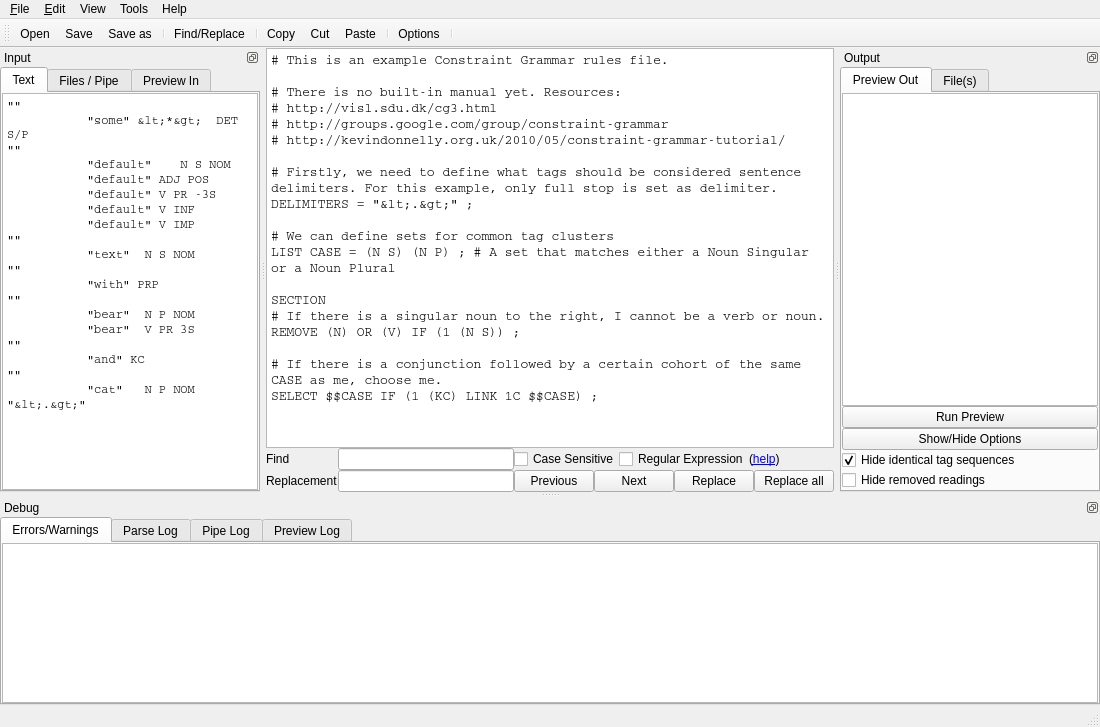
<?xml version="1.0" encoding="UTF-8"?>
<ui version="4.0">
 <class>GrammarEditor</class>
 <widget class="QMainWindow" name="GrammarEditor">
  <property name="geometry">
   <rect>
    <x>0</x>
    <y>0</y>
    <width>1100</width>
    <height>727</height>
   </rect>
  </property>
  <widget class="QWidget" name="centralWidget">
   <layout class="QVBoxLayout" name="verticalLayout_11">
    <item>
     <widget class="QPlainTextEdit" name="editGrammar">
      <property name="minimumSize">
       <size>
        <width>400</width>
        <height>400</height>
       </size>
      </property>
      <property name="font">
       <font>
        <family>Courier</family>
        <pointsize>10</pointsize>
       </font>
      </property>
      <property name="plainText">
       <string># This is an example Constraint Grammar rules file.

# There is no built-in manual yet. Resources:
# http://visl.sdu.dk/cg3.html
# http://groups.google.com/group/constraint-grammar
# http://kevindonnelly.org.uk/2010/05/constraint-grammar-tutorial/

# Firstly, we need to define what tags should be considered sentence delimiters. For this example, only full stop is set as delimiter.
DELIMITERS = &quot;&lt;.&gt;&quot; ;

# We can define sets for common tag clusters
LIST CASE = (N S) (N P) ; # A set that matches either a Noun Singular or a Noun Plural

SECTION
# If there is a singular noun to the right, I cannot be a verb or noun.
REMOVE (N) OR (V) IF (1 (N S)) ;

# If there is a conjunction followed by a certain cohort of the same CASE as me, choose me.
SELECT $$CASE IF (1 (KC) LINK 1C $$CASE) ;
</string>
      </property>
     </widget>
    </item>
    <item>
     <widget class="QFrame" name="frameFindReplace">
      <layout class="QGridLayout" name="gridLayout_2">
       <item row="0" column="0">
        <widget class="QLabel" name="label_6">
         <property name="text">
          <string>Find</string>
         </property>
        </widget>
       </item>
       <item row="0" column="1">
        <widget class="QLineEdit" name="editFind"/>
       </item>
       <item row="1" column="0">
        <widget class="QLabel" name="label_7">
         <property name="text">
          <string>Replacement</string>
         </property>
        </widget>
       </item>
       <item row="1" column="1">
        <widget class="QLineEdit" name="editReplace"/>
       </item>
       <item row="0" column="2">
        <layout class="QHBoxLayout" name="horizontalLayout_4">
         <item>
          <widget class="QCheckBox" name="optFindCase">
           <property name="text">
            <string>Case Sensitive</string>
           </property>
          </widget>
         </item>
         <item>
          <widget class="QCheckBox" name="optFindRegex">
           <property name="text">
            <string>Regular Expression</string>
           </property>
          </widget>
         </item>
         <item>
          <widget class="QLabel" name="label_8">
           <property name="text">
            <string> (&lt;a href=&quot;http://qt-project.org/doc/qt-5.0/qtcore/qregexp.html#introduction&quot;&gt;help&lt;/a&gt;)</string>
           </property>
           <property name="openExternalLinks">
            <bool>true</bool>
           </property>
          </widget>
         </item>
        </layout>
       </item>
       <item row="1" column="2">
        <layout class="QHBoxLayout" name="horizontalLayout">
         <item>
          <widget class="QPushButton" name="btnFindPrev">
           <property name="text">
            <string>Previous</string>
           </property>
          </widget>
         </item>
         <item>
          <widget class="QPushButton" name="btnFindNext">
           <property name="text">
            <string>Next</string>
           </property>
          </widget>
         </item>
         <item>
          <widget class="QPushButton" name="btnReplaceOnce">
           <property name="text">
            <string>Replace</string>
           </property>
          </widget>
         </item>
         <item>
          <widget class="QPushButton" name="btnReplaceAll">
           <property name="text">
            <string>Replace all</string>
           </property>
          </widget>
         </item>
        </layout>
       </item>
      </layout>
     </widget>
    </item>
   </layout>
  </widget>
  <widget class="QMenuBar" name="menuBar">
   <property name="geometry">
    <rect>
     <x>0</x>
     <y>0</y>
     <width>1100</width>
     <height>21</height>
    </rect>
   </property>
   <widget class="QMenu" name="menuFile">
    <property name="title">
     <string>&amp;File</string>
    </property>
    <addaction name="actNew"/>
    <addaction name="actOpen"/>
    <addaction name="actSave"/>
    <addaction name="actSaveas"/>
    <addaction name="actClose"/>
    <addaction name="separator"/>
    <addaction name="actExit"/>
   </widget>
   <widget class="QMenu" name="menuEdit">
    <property name="title">
     <string>&amp;Edit</string>
    </property>
    <widget class="QMenu" name="menuFind_Replace">
     <property name="title">
      <string>Find/Replace ...</string>
     </property>
     <addaction name="actFindReplace"/>
     <addaction name="actFindNext"/>
     <addaction name="actFindPrev"/>
     <addaction name="actReplaceOnce"/>
     <addaction name="actReplaceAll"/>
     <addaction name="actFindHide"/>
    </widget>
    <addaction name="actUndo"/>
    <addaction name="actRedo"/>
    <addaction name="separator"/>
    <addaction name="actCopy"/>
    <addaction name="actCut"/>
    <addaction name="actPaste"/>
    <addaction name="separator"/>
    <addaction name="actSelectAll"/>
    <addaction name="separator"/>
    <addaction name="menuFind_Replace"/>
    <addaction name="actGotoLine"/>
   </widget>
   <widget class="QMenu" name="menuView">
    <property name="title">
     <string>View</string>
    </property>
    <addaction name="actWrapGrammar"/>
    <addaction name="actWrapIO"/>
    <addaction name="separator"/>
    <addaction name="actRestoreDocks"/>
    <addaction name="separator"/>
    <addaction name="actZoomIn"/>
    <addaction name="actZoomOut"/>
   </widget>
   <widget class="QMenu" name="menuTools">
    <property name="title">
     <string>Tools</string>
    </property>
    <addaction name="actOptions"/>
   </widget>
   <widget class="QMenu" name="menuHelp">
    <property name="title">
     <string>Help</string>
    </property>
    <addaction name="actHelp"/>
    <addaction name="actAbout"/>
   </widget>
   <addaction name="menuFile"/>
   <addaction name="menuEdit"/>
   <addaction name="menuView"/>
   <addaction name="menuTools"/>
   <addaction name="menuHelp"/>
  </widget>
  <widget class="QToolBar" name="mainToolBar">
   <attribute name="toolBarArea">
    <enum>TopToolBarArea</enum>
   </attribute>
   <attribute name="toolBarBreak">
    <bool>false</bool>
   </attribute>
   <addaction name="actOpen"/>
   <addaction name="actSave"/>
   <addaction name="actSaveas"/>
   <addaction name="separator"/>
   <addaction name="actFindReplace"/>
   <addaction name="separator"/>
   <addaction name="actCopy"/>
   <addaction name="actCut"/>
   <addaction name="actPaste"/>
   <addaction name="separator"/>
   <addaction name="actOptions"/>
   <addaction name="separator"/>
  </widget>
  <widget class="QStatusBar" name="statusGrammar"/>
  <widget class="QDockWidget" name="dockInput">
   <property name="features">
    <set>QDockWidget::DockWidgetFloatable|QDockWidget::DockWidgetMovable</set>
   </property>
   <property name="windowTitle">
    <string>Input</string>
   </property>
   <attribute name="dockWidgetArea">
    <number>1</number>
   </attribute>
   <widget class="QTabWidget" name="tabWidget_2">
    <property name="currentIndex">
     <number>0</number>
    </property>
    <widget class="QWidget" name="tabInputText">
     <attribute name="title">
      <string>Text</string>
     </attribute>
     <layout class="QVBoxLayout" name="verticalLayout_5">
      <item>
       <widget class="QPlainTextEdit" name="editStdin">
        <property name="font">
         <font>
          <family>Courier</family>
          <pointsize>9</pointsize>
         </font>
        </property>
        <property name="plainText">
         <string>&quot;&lt;some&gt;&quot;
&#9;&quot;some&quot; &lt;*&gt; &lt;quant&gt; DET S/P
&quot;&lt;default&gt;&quot;
&#9;&quot;default&quot; &lt;act&gt; &lt;event&gt; &lt;f-q&gt; N S NOM
&#9;&quot;default&quot; ADJ POS
&#9;&quot;default&quot; V PR -3S
&#9;&quot;default&quot; V INF
&#9;&quot;default&quot; V IMP
&quot;&lt;text&gt;&quot;
&#9;&quot;text&quot; &lt;sem-r&gt; N S NOM
&quot;&lt;with&gt;&quot;
&#9;&quot;with&quot; PRP
&quot;&lt;bears&gt;&quot;
&#9;&quot;bear&quot; &lt;Azo&gt; N P NOM
&#9;&quot;bear&quot; &lt;v.contact&gt; V PR 3S
&quot;&lt;and&gt;&quot;
&#9;&quot;and&quot; KC
&quot;&lt;cats&gt;&quot;
&#9;&quot;cat&quot; &lt;Azo&gt; &lt;Adom&gt; N P NOM
&quot;&lt;.&gt;&quot;
</string>
        </property>
       </widget>
      </item>
     </layout>
    </widget>
    <widget class="QWidget" name="tabInputFiles">
     <attribute name="title">
      <string>Files / Pipe</string>
     </attribute>
     <layout class="QVBoxLayout" name="verticalLayout">
      <item>
       <widget class="QPlainTextEdit" name="editInputFiles">
        <property name="font">
         <font>
          <family>Courier</family>
          <pointsize>9</pointsize>
         </font>
        </property>
        <property name="plainText">
         <string># One file per line.
# Use absolute paths.
</string>
        </property>
       </widget>
      </item>
      <item>
       <widget class="QPushButton" name="btnFileInAdd">
        <property name="text">
         <string>Add File</string>
        </property>
       </widget>
      </item>
      <item>
       <widget class="QPlainTextEdit" name="editInputPipe">
        <property name="font">
         <font>
          <family>Courier</family>
          <pointsize>9</pointsize>
         </font>
        </property>
        <property name="plainText">
         <string># Enter the path to either a single program or a whole chain separated with | that the input text or files can be sent through - or just have the chain provide input some other way.
# A line break will be treated as a |
# Only a single process is created, through which all text and files are sent sequentially.
# On Linux and OS X, this is started via /bin/sh -c
# On Windows this is started via cmd.exe /D /Q /C
{AUTO-CG-CONV}
</string>
        </property>
       </widget>
      </item>
      <item>
       <widget class="QPushButton" name="btnPipeFind">
        <property name="text">
         <string>Add Program</string>
        </property>
       </widget>
      </item>
     </layout>
    </widget>
    <widget class="QWidget" name="tabInputPreview">
     <attribute name="title">
      <string>Preview In</string>
     </attribute>
     <layout class="QVBoxLayout" name="verticalLayout_10">
      <item>
       <widget class="QPlainTextEdit" name="editStdinPreview">
        <property name="font">
         <font>
          <family>Courier</family>
          <pointsize>9</pointsize>
         </font>
        </property>
        <property name="readOnly">
         <bool>true</bool>
        </property>
       </widget>
      </item>
      <item>
       <widget class="QPushButton" name="btnRunPreviewIn">
        <property name="text">
         <string>Refresh Input</string>
        </property>
       </widget>
      </item>
     </layout>
    </widget>
   </widget>
  </widget>
  <widget class="QDockWidget" name="dockOutput">
   <property name="features">
    <set>QDockWidget::DockWidgetFloatable|QDockWidget::DockWidgetMovable</set>
   </property>
   <property name="windowTitle">
    <string>Output</string>
   </property>
   <attribute name="dockWidgetArea">
    <number>2</number>
   </attribute>
   <widget class="QTabWidget" name="tabWidget">
    <property name="currentIndex">
     <number>0</number>
    </property>
    <widget class="QWidget" name="tabOutputPreview">
     <attribute name="title">
      <string>Preview Out</string>
     </attribute>
     <layout class="QVBoxLayout" name="verticalLayout_6">
      <item>
       <widget class="QPlainTextEdit" name="editStdout">
        <property name="font">
         <font>
          <family>Courier</family>
          <pointsize>9</pointsize>
         </font>
        </property>
        <property name="readOnly">
         <bool>true</bool>
        </property>
       </widget>
      </item>
      <item>
       <widget class="QPushButton" name="btnRunPreviewOut">
        <property name="text">
         <string>Run Preview</string>
        </property>
       </widget>
      </item>
      <item>
       <widget class="QPushButton" name="btnOutputOptions">
        <property name="text">
         <string>Show/Hide Options</string>
        </property>
       </widget>
      </item>
      <item>
       <widget class="QFrame" name="frameOutputOptions">
        <layout class="QVBoxLayout" name="verticalLayout_15">
        <item>
         <widget class="QCheckBox" name="optHideTags">
          <property name="text">
           <string>Hide identical tag sequences</string>
          </property>
          <property name="checked">
           <bool>true</bool>
          </property>
         </widget>
        </item>
        <item>
         <widget class="QCheckBox" name="optHideRemoved">
          <property name="text">
           <string>Hide removed readings</string>
          </property>
         </widget>
        </item>
        </layout>
       </widget>
      </item>
     </layout>
    </widget>
    <widget class="QWidget" name="tabOutputFiles">
     <attribute name="title">
      <string>File(s)</string>
     </attribute>
     <layout class="QVBoxLayout" name="verticalLayout_13">
      <item>
       <spacer name="verticalSpacer_3">
        <property name="orientation">
         <enum>Qt::Vertical</enum>
        </property>
        <property name="sizeHint" stdset="0">
         <size>
          <width>20</width>
          <height>40</height>
         </size>
        </property>
       </spacer>
      </item>
      <item>
       <widget class="QLineEdit" name="editOutputPath"/>
      </item>
      <item>
       <widget class="QPushButton" name="btnOutputFind">
        <property name="text">
         <string>Select Output File</string>
        </property>
       </widget>
      </item>
      <item>
       <widget class="QCheckBox" name="optOutputSplit">
        <property name="text">
         <string>One output file per input file</string>
        </property>
       </widget>
      </item>
      <item>
       <widget class="QLabel" name="label_10">
        <property name="text">
         <string>&lt;i&gt;Enabling this will create multiple files in the folder above, using the given file as suffix. (&lt;a href=&quot;http://visl.sdu.dk/cg3/chunked/streamcmds.html#cmd-flush&quot;&gt;requires flush&lt;/a&gt;)&lt;/i&gt;</string>
        </property>
        <property name="wordWrap">
         <bool>true</bool>
        </property>
        <property name="openExternalLinks">
         <bool>true</bool>
        </property>
       </widget>
      </item>
      <item>
       <spacer name="verticalSpacer_2">
        <property name="orientation">
         <enum>Qt::Vertical</enum>
        </property>
        <property name="sizeHint" stdset="0">
         <size>
          <width>20</width>
          <height>40</height>
         </size>
        </property>
       </spacer>
      </item>
      <item>
       <layout class="QHBoxLayout" name="horizontalLayout_5">
        <item>
         <widget class="QCheckBox" name="optPipeText">
          <property name="text">
           <string>Pipe text via ...</string>
          </property>
         </widget>
        </item>
        <item>
         <widget class="QCheckBox" name="optPipeFiles">
          <property name="text">
           <string>Pipe files via ...</string>
          </property>
         </widget>
        </item>
       </layout>
      </item>
      <item>
       <widget class="QPushButton" name="btnRunProcess">
        <property name="text">
         <string>Process All Input</string>
        </property>
       </widget>
      </item>
      <item>
       <spacer name="verticalSpacer">
        <property name="orientation">
         <enum>Qt::Vertical</enum>
        </property>
        <property name="sizeHint" stdset="0">
         <size>
          <width>20</width>
          <height>40</height>
         </size>
        </property>
       </spacer>
      </item>
     </layout>
    </widget>
   </widget>
  </widget>
  <widget class="QDockWidget" name="dockDebug">
   <property name="features">
    <set>QDockWidget::DockWidgetFloatable|QDockWidget::DockWidgetMovable</set>
   </property>
   <property name="windowTitle">
    <string>Debug</string>
   </property>
   <attribute name="dockWidgetArea">
    <number>8</number>
   </attribute>
   <widget class="QTabWidget" name="tabWidget_3">
    <property name="currentIndex">
     <number>0</number>
    </property>
    <widget class="QWidget" name="tabDebugList">
     <attribute name="title">
      <string>Errors/Warnings</string>
     </attribute>
     <layout class="QVBoxLayout" name="verticalLayout_7">
      <item>
       <widget class="QTableView" name="tableErrors">
        <property name="sortingEnabled">
         <bool>true</bool>
        </property>
        <attribute name="verticalHeaderVisible">
         <bool>false</bool>
        </attribute>
       </widget>
      </item>
     </layout>
    </widget>
    <widget class="QWidget" name="tabDebugRaw">
     <attribute name="title">
      <string>Parse Log</string>
     </attribute>
     <layout class="QVBoxLayout" name="verticalLayout_4">
      <item>
       <widget class="QPlainTextEdit" name="editStderr">
        <property name="font">
         <font>
          <family>Courier</family>
          <pointsize>9</pointsize>
         </font>
        </property>
        <property name="readOnly">
         <bool>true</bool>
        </property>
       </widget>
      </item>
     </layout>
    </widget>
    <widget class="QWidget" name="tabPreviewInput">
     <attribute name="title">
      <string>Pipe Log</string>
     </attribute>
     <layout class="QVBoxLayout" name="verticalLayout_14">
      <item>
       <widget class="QPlainTextEdit" name="editStderrPreviewInput">
        <property name="font">
         <font>
          <family>Courier</family>
          <pointsize>9</pointsize>
         </font>
        </property>
        <property name="readOnly">
         <bool>true</bool>
        </property>
       </widget>
      </item>
     </layout>
    </widget>
    <widget class="QWidget" name="tabPreviewOutput">
     <attribute name="title">
      <string>Preview Log</string>
     </attribute>
     <layout class="QVBoxLayout" name="verticalLayout_9">
      <item>
       <widget class="QPlainTextEdit" name="editStderrPreviewOutput">
        <property name="font">
         <font>
          <family>Courier</family>
          <pointsize>9</pointsize>
         </font>
        </property>
        <property name="readOnly">
         <bool>true</bool>
        </property>
       </widget>
      </item>
     </layout>
    </widget>
   </widget>
  </widget>
  <action name="actOpen">
   <property name="text">
    <string>&amp;Open</string>
   </property>
   <property name="shortcut">
    <string>Ctrl+O</string>
   </property>
  </action>
  <action name="actSave">
   <property name="text">
    <string>&amp;Save</string>
   </property>
   <property name="shortcut">
    <string>Ctrl+S</string>
   </property>
  </action>
  <action name="actSaveas">
   <property name="text">
    <string>Save &amp;as ...</string>
   </property>
  </action>
  <action name="actExit">
   <property name="text">
    <string>E&amp;xit</string>
   </property>
   <property name="shortcut">
    <string>Alt+F4</string>
   </property>
  </action>
  <action name="actCopy">
   <property name="text">
    <string>&amp;Copy</string>
   </property>
   <property name="shortcut">
    <string>Ctrl+C</string>
   </property>
  </action>
  <action name="actCut">
   <property name="text">
    <string>C&amp;ut</string>
   </property>
   <property name="shortcut">
    <string>Ctrl+X</string>
   </property>
  </action>
  <action name="actPaste">
   <property name="text">
    <string>&amp;Paste</string>
   </property>
   <property name="shortcut">
    <string>Ctrl+V</string>
   </property>
  </action>
  <action name="actUndo">
   <property name="text">
    <string>&amp;Undo</string>
   </property>
   <property name="shortcut">
    <string>Ctrl+Z</string>
   </property>
  </action>
  <action name="actRedo">
   <property name="text">
    <string>&amp;Redo</string>
   </property>
   <property name="shortcut">
    <string>Ctrl+Y</string>
   </property>
  </action>
  <action name="actSelectAll">
   <property name="text">
    <string>Select All</string>
   </property>
   <property name="shortcut">
    <string>Ctrl+A</string>
   </property>
  </action>
  <action name="actGotoLine">
   <property name="text">
    <string>Go to Line...</string>
   </property>
   <property name="shortcut">
    <string>Ctrl+L</string>
   </property>
  </action>
  <action name="actWrapGrammar">
   <property name="checkable">
    <bool>true</bool>
   </property>
   <property name="checked">
    <bool>true</bool>
   </property>
   <property name="text">
    <string>Wrap Lines (Grammar)</string>
   </property>
  </action>
  <action name="actClose">
   <property name="text">
    <string>Close</string>
   </property>
   <property name="shortcut">
    <string>Ctrl+W</string>
   </property>
  </action>
  <action name="actNew">
   <property name="text">
    <string>New</string>
   </property>
   <property name="shortcut">
    <string>Ctrl+N</string>
   </property>
  </action>
  <action name="actFindReplace">
   <property name="text">
    <string>Find/Replace ...</string>
   </property>
   <property name="shortcut">
    <string>Ctrl+F</string>
   </property>
  </action>
  <action name="actFindNext">
   <property name="text">
    <string>Find Next</string>
   </property>
   <property name="shortcut">
    <string>Ctrl+G</string>
   </property>
  </action>
  <action name="actReplaceOnce">
   <property name="text">
    <string>Replace Once</string>
   </property>
   <property name="shortcut">
    <string>Ctrl+R</string>
   </property>
  </action>
  <action name="actReplaceAll">
   <property name="text">
    <string>Replace All</string>
   </property>
  </action>
  <action name="actFindHide">
   <property name="text">
    <string>Hide</string>
   </property>
   <property name="shortcut">
    <string>Esc</string>
   </property>
  </action>
  <action name="actFindPrev">
   <property name="text">
    <string>Find Previous</string>
   </property>
   <property name="shortcut">
    <string>Ctrl+Shift+G</string>
   </property>
  </action>
  <action name="actOptions">
   <property name="text">
    <string>Options</string>
   </property>
  </action>
  <action name="actAbout">
   <property name="text">
    <string>About</string>
   </property>
  </action>
  <action name="actHelp">
   <property name="text">
    <string>Where to get help</string>
   </property>
  </action>
  <action name="actWrapIO">
   <property name="checkable">
    <bool>true</bool>
   </property>
   <property name="text">
    <string>Wrap Lines (Input/Output)</string>
   </property>
  </action>
  <action name="actRestoreDocks">
   <property name="text">
    <string>Restore Dockable Windows</string>
   </property>
  </action>
  <action name="actZoomIn">
   <property name="text">
    <string>Larger Text</string>
   </property>
   <property name="shortcut">
    <string>Ctrl++</string>
   </property>
  </action>
  <action name="actZoomOut">
   <property name="text">
    <string>Smaller Text</string>
   </property>
   <property name="shortcut">
    <string>Ctrl+-</string>
   </property>
  </action>
 </widget>
 <layoutdefault spacing="0" margin="0"/>
 <resources/>
 <connections>
  <connection>
   <sender>actExit</sender>
   <signal>triggered()</signal>
   <receiver>GrammarEditor</receiver>
   <slot>close()</slot>
   <hints>
    <hint type="sourcelabel">
     <x>-1</x>
     <y>-1</y>
    </hint>
    <hint type="destinationlabel">
     <x>20</x>
     <y>20</y>
    </hint>
   </hints>
  </connection>
  <connection>
   <sender>btnFindNext</sender>
   <signal>clicked()</signal>
   <receiver>actFindNext</receiver>
   <slot>trigger()</slot>
   <hints>
    <hint type="sourcelabel">
     <x>20</x>
     <y>20</y>
    </hint>
    <hint type="destinationlabel">
     <x>-1</x>
     <y>-1</y>
    </hint>
   </hints>
  </connection>
  <connection>
   <sender>btnFindPrev</sender>
   <signal>clicked()</signal>
   <receiver>actFindPrev</receiver>
   <slot>trigger()</slot>
   <hints>
    <hint type="sourcelabel">
     <x>20</x>
     <y>20</y>
    </hint>
    <hint type="destinationlabel">
     <x>-1</x>
     <y>-1</y>
    </hint>
   </hints>
  </connection>
  <connection>
   <sender>btnReplaceOnce</sender>
   <signal>clicked()</signal>
   <receiver>actReplaceOnce</receiver>
   <slot>trigger()</slot>
   <hints>
    <hint type="sourcelabel">
     <x>20</x>
     <y>20</y>
    </hint>
    <hint type="destinationlabel">
     <x>-1</x>
     <y>-1</y>
    </hint>
   </hints>
  </connection>
  <connection>
   <sender>btnReplaceAll</sender>
   <signal>clicked()</signal>
   <receiver>actReplaceAll</receiver>
   <slot>trigger()</slot>
   <hints>
    <hint type="sourcelabel">
     <x>20</x>
     <y>20</y>
    </hint>
    <hint type="destinationlabel">
     <x>-1</x>
     <y>-1</y>
    </hint>
   </hints>
  </connection>
 </connections>
</ui>
